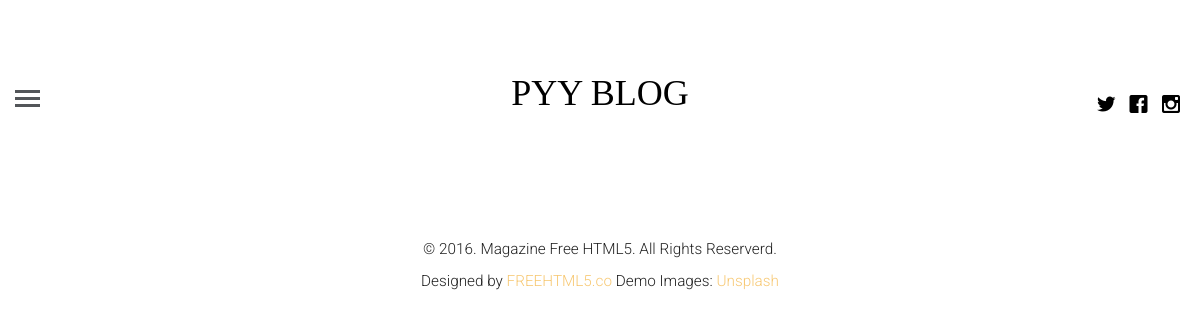
Before: / with the older database file.
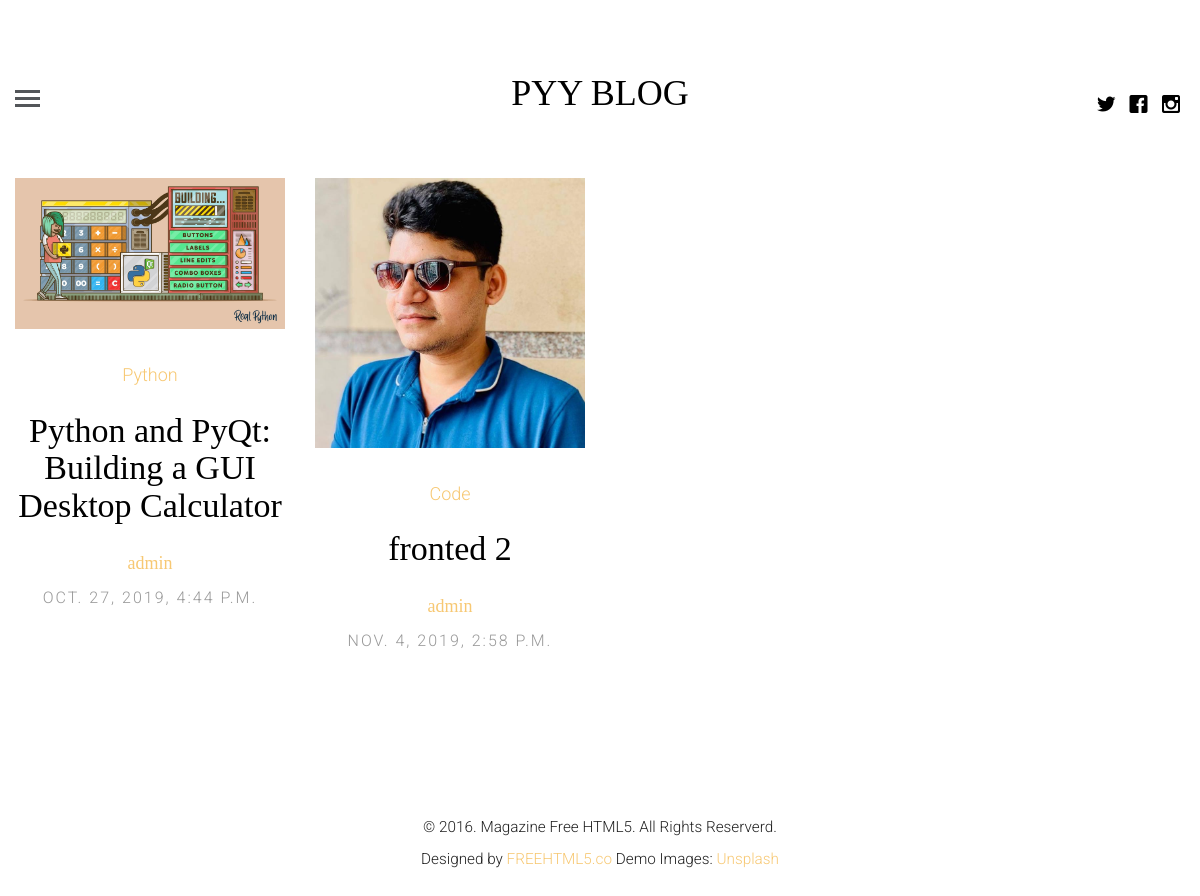
After: the same page with the newer database file.
### blogmain/models.py (models this page shows, shortened)
class Article(models.Model):
    title = models.CharField(max_length=300)
    article_author = models.ForeignKey(Author,on_delete=models.CASCADE)
    image = models.FileField(upload_to='media/')
    body = models.TextField()
    posted_on = models.DateTimeField(auto_now=False,auto_now_add=True)
    updated_on = models.DateTimeField(auto_now=True,auto_now_add=False)
    category = models.ForeignKey(Category,on_delete=models.CASCADE)

class Category(models.Model):
    name = models.CharField(max_length=100)

class Author(models.Model):
    name = models.ForeignKey(User,on_delete=models.CASCADE)
    details = models.TextField()
    profile_picture = models.FileField(upload_to='media/')

### blogmain/views.py (the view)
# urls.py: path('',index,name="index"),
def index(request):
    posts = Article.objects.all()
    context={
        "posts":posts
    }
    return render(request,"index.html",context)

### templates/index.html (shortened to what this page needs)
{% extends 'base.html'%}
{% load static %}
{% block content %}
		{% for post in posts %}
            <article class="col-lg-3 col-md-3 col-sm-3 col-xs-6 col-xxs-12 animate-box">
				<figure>
					<a href="{% url 'single_post' id=post.id %}"><img src="{{ post.image.url }}" alt="Image" class="img-responsive"></a>
				</figure>
				<span><a href="{% url 'category' name=post.category.name %}">{{ post.category.name }}</a></span>
				<h2 class="fh5co-article-title"><a href="{% url 'single_post' id=post.id %}">{{ post.title }}</a></h2>
				<h4><a href="{% url 'profile' name=post.article_author.name.username %}"> {{ post.article_author.name }}</a></h4>
				<span class="fh5co-meta fh5co-date">{{ post.posted_on }}</span>
			</article>
		{% endfor%}
{% endblock %}

### templates/base.html (shortened to what this page needs)
<!DOCTYPE html>
{% load static %}
 <html class="no-js">
	<head>
	<link rel="stylesheet" href="{% static 'css/animate.css'%}">
	<link rel="stylesheet" href="{% static 'css/icomoon.css'%}">
	<link rel="stylesheet" href="{% static 'css/bootstrap.css'%}">
	<link rel="stylesheet" href="{% static 'css/style.css'%}">
	</head>
<body>
	<header id="fh5co-header">
		<div class="container-fluid">
			<div class="row">
				<a href="#" class="js-fh5co-nav-toggle fh5co-nav-toggle"><i></i></a>
				<ul class="fh5co-social">
					<li><a href="#"><i class="icon-twitter"></i></a></li>
					<li><a href="#"><i class="icon-facebook"></i></a></li>
					<li><a href="#"><i class="icon-instagram"></i></a></li>
				</ul>
				<div class="col-lg-12 col-md-12 text-center">
					<h1 id="fh5co-logo"><a href="{% url 'index'%}">PYY BLOG</a></h1>
				</div>
			</div>
		</div>
	</header>
	<div class="container-fluid">
		<div class="row fh5co-post-entry">
{% block content %}
{% endblock %}
				</div>
	</div>
	<footer id="fh5co-footer">
		<p><small>&copy; 2016. Magazine Free HTML5. All Rights Reserverd. <br> Designed by <a href="http://freehtml5.co" target="_blank">FREEHTML5.co</a>  Demo Images: <a href="http://unsplash.com/" target="_blank">Unsplash</a></small></p>
	</footer>
	</body>
</html>

### static/css/icomoon.css (style rules this page uses)
[class^="icon-"], [class*=" icon-"] { font-family: 'icomoon' !important; speak: none; font-style: normal; font-weight: normal; font-variant: normal; text-transform: none; line-height: 1; -webkit-font-smoothing: antialiased; -moz-osx-font-smoothing: grayscale; }
.icon-facebook:before { content: "\ea67"; }
.icon-instagram:before { content: "\ea6f"; }
.icon-twitter:before { content: "\ea7c"; }

### static/css/style.css (style rules this page uses)
html { background: #fff; }
body { font-family: "Roboto", arial, sans-serif; font-size: 18px; font-weight: 300; line-height: 1.8; color: #222; background: #fff; }
a { color: #f7c873; -webkit-transition: 0.5s; -o-transition: 0.5s; transition: 0.5s; }
h1, h2, h3, h4, h5, h6 { font-family: "Playfair Display", times, serif; color: #000; }
p { margin-bottom: 30px; }
#fh5co-header { padding: 3em 3em; float: left; width: 100%; }
@media screen and (max-width: 1200px) { #fh5co-header { padding-left: 15px; padding-right: 15px; } }
#fh5co-header .fh5co-nav-toggle { position: absolute; top: 4.2em; left: 3em; z-index: 99; }
@media screen and (max-width: 1200px) { #fh5co-header .fh5co-nav-toggle { top: 4em; left: 15px; } }
#fh5co-header .fh5co-social { position: absolute !important; right: 3em !important; top: 3.2em; z-index: 99; -webkit-transition: 0.5s; -o-transition: 0.5s; transition: 0.5s; }
@media screen and (max-width: 1200px) { #fh5co-header .fh5co-social { right: 15px !important; top: 3.2em; } }
#fh5co-header #fh5co-logo { text-align: center; }
#fh5co-header #fh5co-logo a { color: #000; }
.fh5co-post-entry article { text-align: center; float: left; margin-bottom: 110px; padding-left: 3em; padding-right: 3em; }
@media screen and (max-width: 1200px) { .fh5co-post-entry article { margin-bottom: 80px; padding-left: 15px; padding-right: 15px; } }
.fh5co-post-entry article a img { opacity: 1; -webkit-transition: 0.5s; -o-transition: 0.5s; transition: 0.5s; }
.fh5co-post-entry article figure { margin-bottom: 30px; }
.fh5co-post-entry article h2 { font-family: "Playfair Display", times, serif; font-size: 34px; color: #000; margin-bottom: 30px; }
.fh5co-post-entry article h2 a { color: #000; }
.fh5co-post-entry article .fh5co-meta { font-size: 16px; font-family: "Roboto", arial, sans-serif; color: #999999; margin-bottom: 20px; display: block; }
.fh5co-post-entry article .fh5co-meta.fh5co-date { text-transform: uppercase; letter-spacing: 2px; }
.fh5co-social { padding: 0; margin: 30px 0 0 0; position: relative; }
.fh5co-social li { padding: 0; margin: 0; list-style: none; display: inline; }
.fh5co-social li a { font-size: 20px; padding: 4px; color: #000; }
#fh5co-footer { padding: 3em 0; text-align: center; }
.js .to-animate, .js .to-animate-2, .js .animate-box { opacity: 0; }
.fh5co-nav-toggle { width: 25px; height: 25px; cursor: pointer; text-decoration: none; }
.fh5co-nav-toggle i { position: relative; display: -moz-inline-stack; display: inline-block; zoom: 1; *display: inline; width: 25px; height: 3px; color: #535659; font: bold 14px/.4 Helvetica; text-transform: uppercase; text-indent: -55px; background: #535659; transition: all .2s ease-out; }
.fh5co-nav-toggle i::before, .fh5co-nav-toggle i::after { content: ''; width: 25px; height: 3px; background: #535659; position: absolute; left: 0; -webkit-transition: 0.2s; -o-transition: 0.2s; transition: 0.2s; }
.fh5co-nav-toggle i::before { top: -7px; }
.fh5co-nav-toggle i::after { bottom: -7px; }
.fh5co-nav-toggle { position: absolute; top: 18px; left: 0; z-index: 21; padding: 6px 0 0 0; display: block; margin: 0 auto; display: block; height: 44px; width: 25px; border-bottom: none !important; }

Changed rows visible on the page:
added Article: image (picture), category.name "Python", title "Python and PyQt: Building a GUI Desktop Calculator", article_author.name "admin", posted_on "OCT. 27, 2019, 4:44 P.M."
added Article: image (picture), category.name "Code", title "fronted 2", article_author.name "admin", posted_on "NOV. 4, 2019, 2:58 P.M."
